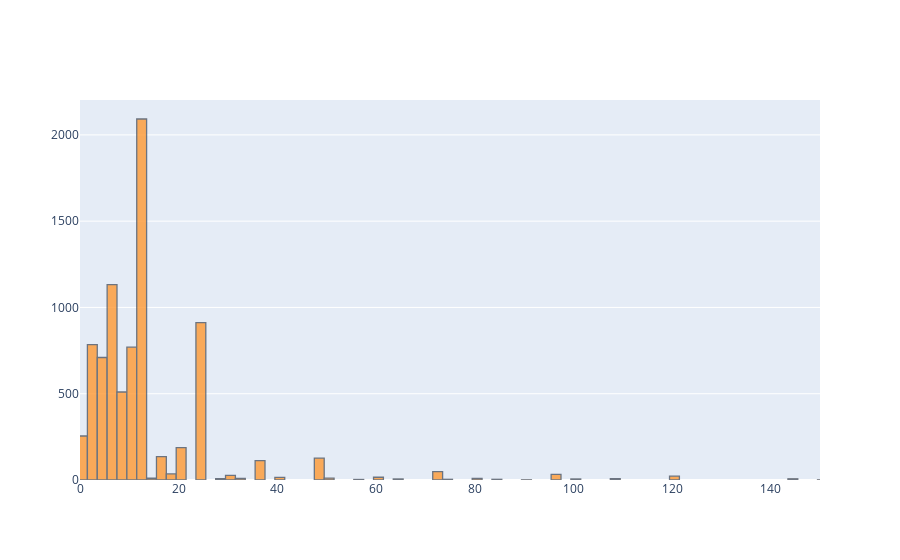

Notebook code cell kept with this figure:
### Code cell
layout = go.Layout(
        xaxis=dict(
            range=[0, 150]
        )
    )

df[df.Country == 'France']['Quantity'].iplot(kind = 'hist', layout = layout)

### Figure 1 — Plotly figure (JSON) as saved in the notebook; plotly's stock layout.template omitted (floating-point values rounded to 4 significant figures; data arrays with more than 128 entries replaced by an {"elided": "..."} marker saying what was removed)
{"data": [{"histfunc": "count", "histnorm": "", "marker": {"color": "rgba(255, 153, 51, 1.0)", "line": {"color": "#4D5663", "width": 1.3}}, "name": "Quantity", "opacity": 0.8, "orientation": "v", "type": "histogram", "x": {"elided": "8034 int values"}}], "layout": {"barmode": "overlay", "xaxis": {"range": [0, 150]}}}
